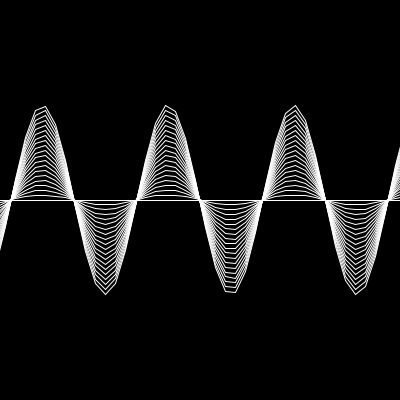
Frame 1 (no input)
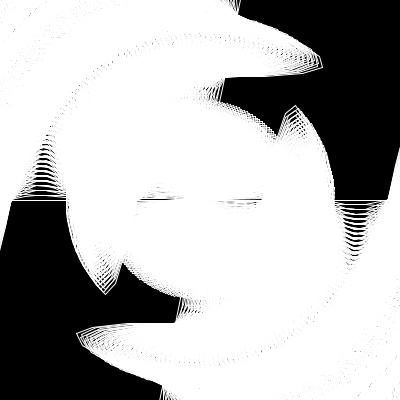
Frame 60 (the mouse pressed at the canvas centre just before this capture)
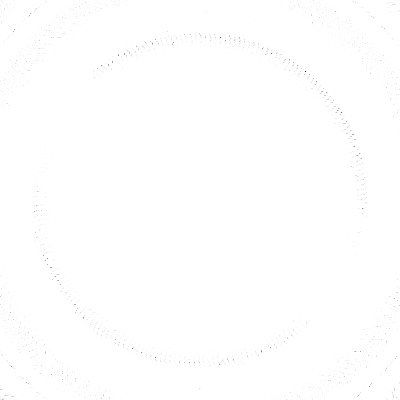
Frame 120 (the mouse held since frame 60 and released just before this capture)

The Processing sketch that drew these frames (run headless with seeded random() and noise(); from frame 60 on, the mouse is pressed at the canvas centre):

// Processing sketch: sketch_0006
// ── sketch_0006.pde
int h = 256;
float angle = 0;

void setup() {
  size(400, 400);
  background(0);
  noFill();
  stroke(255);
}

void draw() {
  translate(width/2, height/2);
  rotate(angle);
  wavePattern();
  angle += 0.03;
}

void wavePattern() {
  for (int i = 0; i < 100; i+=5) { 
    beginShape();
    for (float j = -PI; j < PI; j+=0.1) {
      float y = sin(j*5) * i;
      vertex(j*100, y);
    }
    endShape();
  }
}
